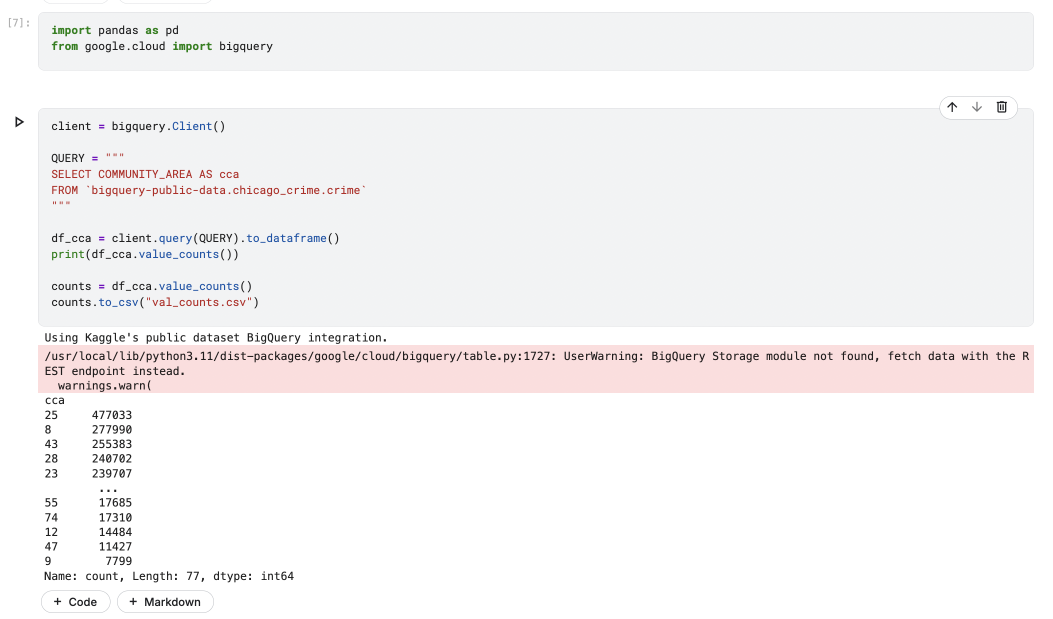
#> input picture Project_2/crime.png, 2106 x 1238 px, given in place of a_0.png, which was not available (shown at 1/2 size)
$ jupyter execute Project_5.ipynb   (shell and % lines are left out)   (text cells are left out)
#> lines starting #> are read from the running program, lines starting #| are printed output that depends on the picture; after the words box and inside, x2 and y2 are one past the last pixel; in counts of white or black regions, pixels touching at a corner belong together; pictures that were not available may be replaced by others from this repository, and a replacement may not be noted
[cell 1]
import matplotlib.pyplot as plt
import numpy as np
import pandas as pd
import cv2
import os

[cell 2]
# import zipfile

# with zipfile.ZipFile("Cursive.zip", 'r') as zip_ref:
#     zip_ref.extractall()

[cell 3]
from pathlib import Path
import cv2
import glob

[cell 4]
all_files = glob.glob('Cursive/**', recursive=True)

file_extensions = set()
for file_path in all_files:
   if os.path.isfile(file_path):
       _, extension = os.path.splitext(file_path)
       if extension:
           file_extensions.add(extension)
print("Unique file extensions:", file_extensions)

[cell 5]
# look for types of file endings
png_count = len(glob.glob('Cursive/**/*.png', recursive=True))

for i in file_extensions:
    ext_counter = len(glob.glob(f'Cursive/**/*{i}', recursive=True))
    print(f"{i}: {ext_counter}")

[cell 6]
import os

# file folder counts
dirs = 0
files = 0

for root, dirnames, filenames in os.walk("Cursive"):
    dirs += len(dirnames)
    files += len(filenames)

print(dirs)
print(files)

[cell 7]
from collections import Counter

counts = Counter()

for f in Path("Cursive").rglob("*"):
        if f.is_file():
            counts[str(f.parent)] += 1

bad_folders = []
for folder, num_files in sorted(counts.items()):
        if num_files != 26:
            print(f"{folder:} | {num_files}")
            bad_folders.append(folder)

[cell 8]
# label every handwriting thing as a-z and append index (a_4)
# exclude folders with counts != 26

all_folders = [f for f in glob.glob('Cursive/**', recursive=True) if os.path.isdir(f)]
good_folders = [x for x in all_folders if x not in list(bad_folders) and x != "Cursive/"]
print(good_folders, len(all_folders), len(good_folders))

[cell 9]
import os
import glob
import string
import shutil


letters = string.ascii_lowercase + string.ascii_uppercase

src_root = ""
dst_root = "LabeledData"

good_folders = sorted(good_folders, key=lambda x: (len(x), x))

os.makedirs(dst_root, exist_ok=True)
folder_to_label = {folder: letters[i % len(letters)] for i, folder in enumerate(good_folders)}

for idx, folder_name in enumerate(good_folders):
    src_folder = os.path.join(src_root, folder_name)
    dst_folder = os.path.join(dst_root, folder_name)
    os.makedirs(dst_folder, exist_ok=True)

    files = sorted(
        [f for f in glob.glob(os.path.join(src_folder, "*"), recursive=True) if os.path.isfile(f)],
        key=lambda x: os.path.basename(x)
    )

    if not files:
        print("no file")
        continue

    folder_label = folder_to_label[folder_name]

    for j, path in enumerate(files):
        label = letters[j % len(letters)]
        ext = os.path.splitext(path)[1]
        new_name = f"{label}_{idx}{ext}"
        dst_path = os.path.join(dst_folder, new_name)
        shutil.copy2(path, dst_path)

    print(f"copied {len(files)} from {folder_name}")

[cell 10]
import shutil
from pathlib import Path

root = Path("LabeledData/Cursive")

count = 0
for checkpoint_dir in root.rglob(".ipynb_checkpoints"):
    if checkpoint_dir.is_dir():
        shutil.rmtree(checkpoint_dir)
        count += 1
print(count)

[cell 11]
from PIL import Image
from pillow_heif import register_heif_opener

register_heif_opener()
#> (this line was passed over: pillow_heif is not available in this run)

os.makedirs("Exploded", exist_ok=True)

all_files = list(Path("LabeledData/Cursive").rglob("*.*"))

for i, f in enumerate(all_files):
    with Image.open(f) as img:
#> img is the input picture: PIL image 2106x1238 RGBA; mean R, G, B, A 245.9, 244.2, 244.7, 255
        out_path = f"Exploded/{f.stem}.png"
        img.save(out_path, "PNG")
    if i % 100 == 0:
        print(f"saved {i+1}/{len(all_files)} — {f.name}")

[cell 12]
from IPython.display import display, clear_output

def display_imgs(folder):
    all_files = sorted(glob.glob(f"{folder}/*.png"))

    scale = 0.1

    for f in all_files:
        img = Image.open(f)

        width, height = img.size
        new_size = (int(width * scale), int(height * scale))
        img_resized = img.resize(new_size, Image.LANCZOS)

        clear_output(wait=True)
        display(img_resized)

        u = input(f"file name: {f}")

        if u == "quit":
            return

[cell 13]
display_imgs("Exploded")

[cell 14]
discrepencies = ["a_3", "b_3", "b_0", "b_1", "b_2", "b_4", "d_0", "d_1", "d_2", "d_3", "d_4", "e_0", "e_1"]

# need to remove a-z for 1, 2, 3, and 4 because they're uppercase

letters = string.ascii_lowercase
numbers = [0, 1, 2, 3, 4]

for folder, _, _ in os.walk(Path("Exploded")):
    for letter in letters:
        for number in numbers:
            pattern = os.path.join(folder, f"{letter}_{number}.*")
            for f in glob.glob(pattern):
                os.remove(f)

[cell 15]
all_files = list(Path("Exploded").rglob("*.*"))

os.makedirs("Preprocess", exist_ok=True)

for i, f in enumerate(all_files):
    p = cv2.imread(str(f))

    if p is None:
        print(f"img not found: {str(f)}")
        continue

    gray = cv2.cvtColor(p, cv2.COLOR_BGR2GRAY)
    cv2.imwrite(f'Preprocess/{f.name}', gray)
    if i % 100 == 0:
        print(f"preprocessed {i}/{len(all_files)}")
print("done")

[cell 16]
# remove everything with checkpoint in its name. idk why jupyter lab is doing this to me
folder = Path("Preprocess")

for file in folder.rglob("*checkpoint*"):
    if file.is_file():
        file.unlink()

[cell 17]
display_imgs("Preprocess")

[cell 18]
img = cv2.imread('Preprocess/a_13.png')
#> img: shape (1238, 2106, 3)

gray = cv2.cvtColor(img, cv2.COLOR_BGR2GRAY)

kernel = np.ones((5, 5), np.uint8)
enhanced_image = cv2.erode(gray, kernel, iterations=3)
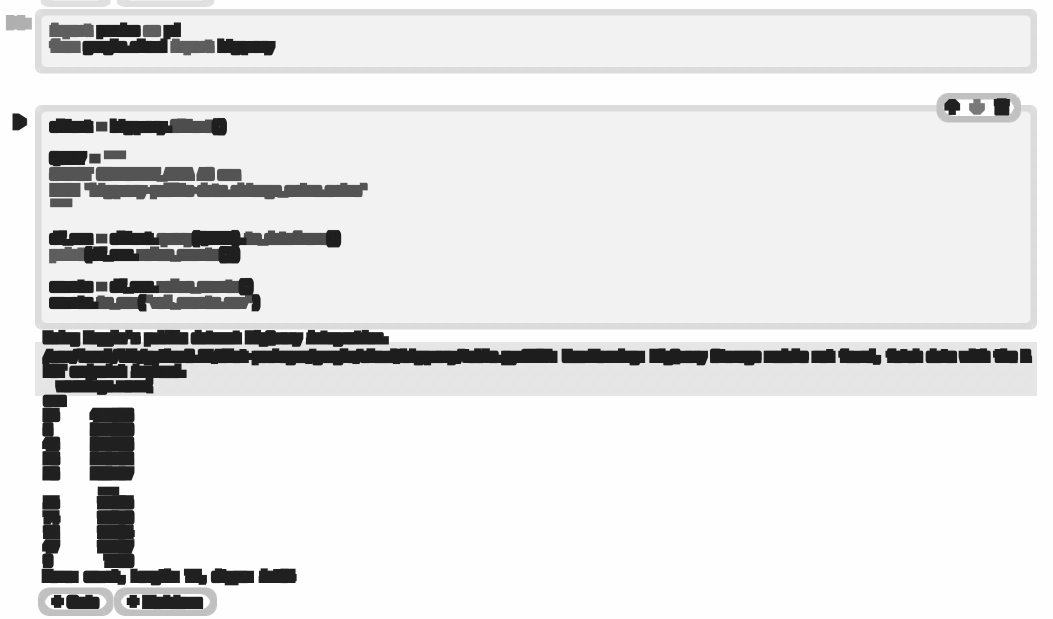
#> enhanced_image: shape (1238, 2106) (shown at 1/2 size); min 29, max 254, mean 226.8

plt.imshow(enhanced_image)
#> (this line was passed over: IPython is not available in this run)
plt.axis('off')
#> (this line was passed over: IPython is not available in this run)
plt.show()


ret, mask = cv2.threshold(enhanced_image, 180, 255, cv2.THRESH_BINARY)
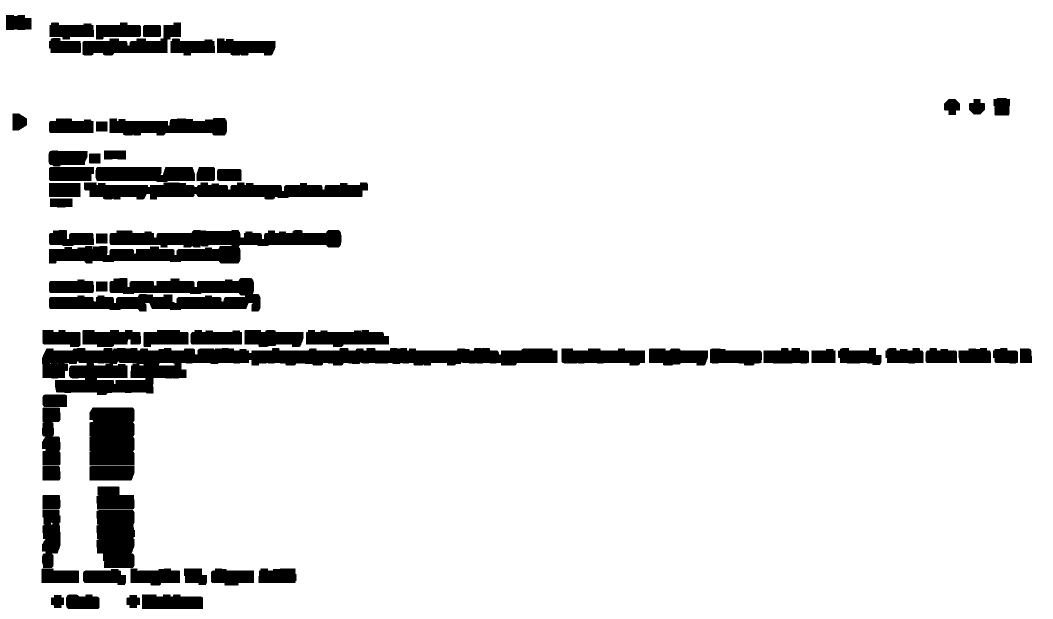
#> mask: shape (1238, 2106) (shown at 1/2 size); 90.6% white; 68 black regions, largest, box (x1, y1, x2, y2) and area: (84, 696, 1115, 790) 41708, (98, 460, 683, 527) 22703, (98, 556, 521, 623) 17865

img_color = cv2.cvtColor(enhanced_image, cv2.COLOR_GRAY2BGR)
img_color[mask == 255] = [255, 0, 0]
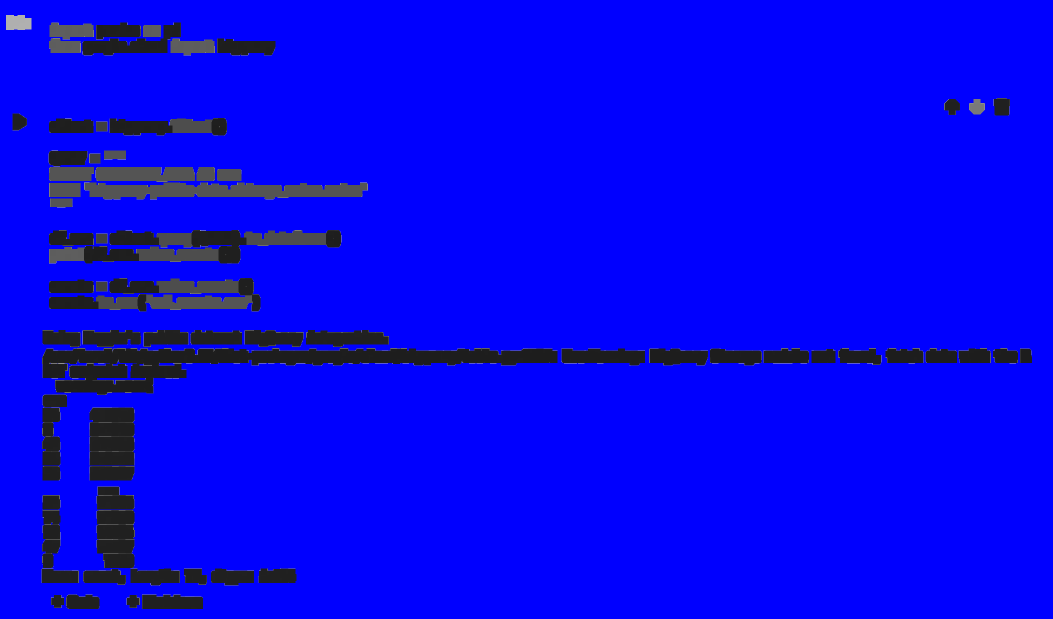
#> img_color: shape (1238, 2106, 3) (shown at 1/2 size); mean B, G, R 235.5, 4.6, 4.6
plt.imshow(cv2.cvtColor(img_color, cv2.COLOR_BGR2RGB))
#> (this line was passed over: IPython is not available in this run)
plt.axis('off')
#> (this line was passed over: IPython is not available in this run)
plt.show()

contours, hierarchy = cv2.findContours(mask, cv2.RETR_EXTERNAL, cv2.CHAIN_APPROX_SIMPLE)
#> contours = [[[0, 0], [0, 1237], [2105, 1237], [2105, 0]]]

if contours:
    img_cop = img.copy()
    largest_contour = max(contours, key=cv2.contourArea)
#> largest_contour = [[0, 0], [0, 1237], [2105, 1237], [2105, 0]]
    cv2.drawContours(img_cop, [largest_contour], -1, (0, 255, 0), 10)

    x, y, w, h = cv2.boundingRect(largest_contour)
#> x = 0; y = 0; w = 2106; h = 1238
    cv2.rectangle(img_cop, (x, y), (x + w, y + h), (0, 0, 255), 10)
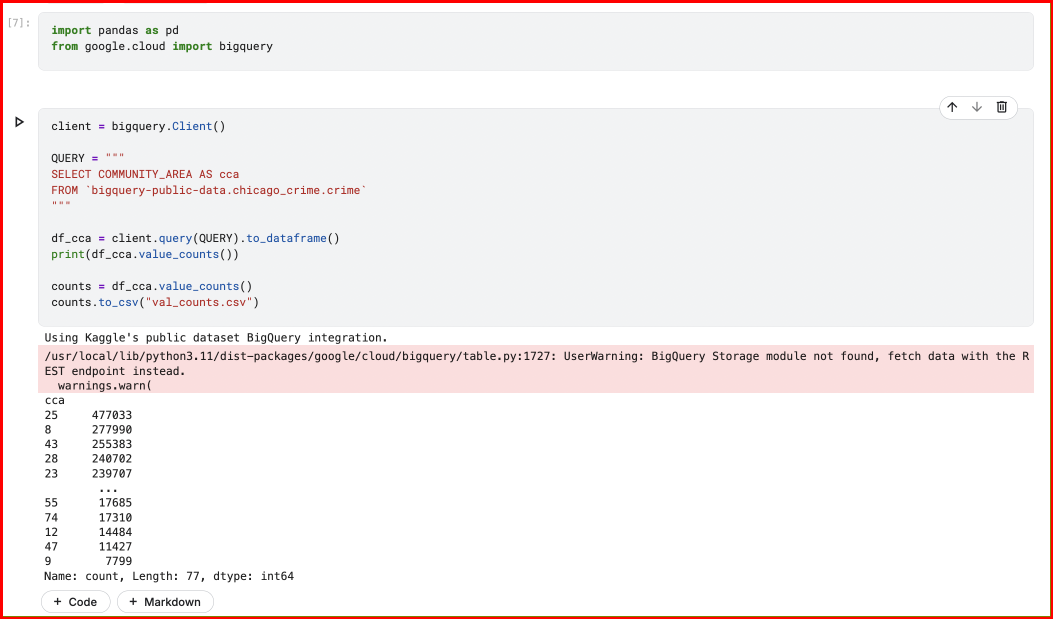
#> img_cop: shape (1238, 2106, 3) (shown at 1/2 size); mean B, G, R 240.8, 240.6, 245.6
    plt.imshow(img_cop)
#> (this line was passed over: IPython is not available in this run)
    plt.axis('off')
#> (this line was passed over: IPython is not available in this run)
    plt.show()

    cropped = img[y:y+h, x:x+w]
    plt.imshow(cropped)
    plt.axis('off')
    plt.show()
else:
    print("no contour found")
